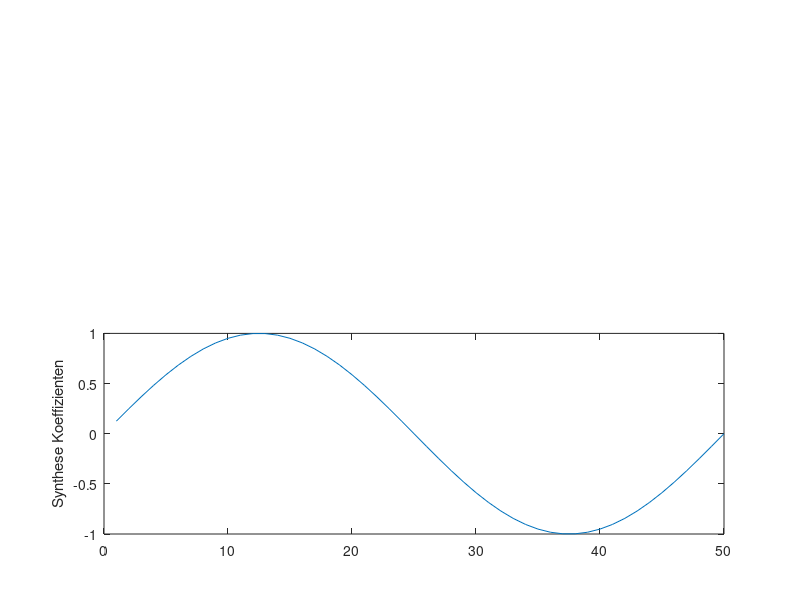

Write the MATLAB code that produced this figure. (Note: this script raises an error after producing the figure.)
pkg load signal;

# Signalsynthese
M = 50;
N = 1000;
x(1:M) = 100;
a = sin(2 * pi * [1:M] * 1/M);

for n = M+1: N-1
  axn = @(j) a(j) .* x (n-j);
  x(n) = sum(axn([1:M])) + randn(1,1)*5;
end

figure('Name', 'Synthetisiertes Signal');
subplot(211); 
plot(1:numel(x), x);
ylabel("Signal");

subplot(212); 
plot(1:numel(a), a);
ylabel("Synthese Koeffizienten");

# NLMS
[y, e, w] = nlms_mean(x, 0.75, 2);
y(1) = 100; #Schoenerer Graph
figure('Name', 'NLMS Ausgabe');
subplot(211);
plot(1:numel(y), y);
ylabel("Filter Ausgabe");

subplot(212);
plot(1:numel(w), w);
ylabel("Filter Koeffizienten");

figure('Name', 'a <=> w/a');
subplot(211); 
plot(1:numel(a), a);
ylabel("Synthese Koeffizienten");

subplot(212);
plot(1:M, (w(M:2*M-1)./a([1:M])));
ylabel("Filter/Synthese Koeffizienten");